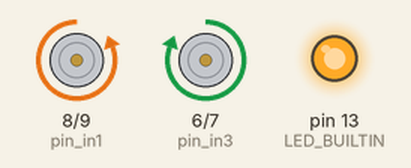
Simulated run of this sketch. Board: Arduino Uno, built with avr-gcc and run on an emulated ATmega328P. Shown: motor-driver pin pairs drawn as motors (green arrow = first pin HIGH = forward, orange = second pin HIGH = backward, longer = more drive, scaled by the enable pin), output pins drawn as LEDs (lit = HIGH).

Above: at 0.5 s.
At 1.7 s:
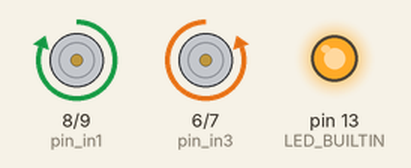
At 3.4 s:
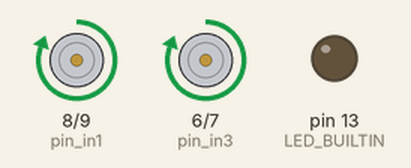
At 4.5 s:
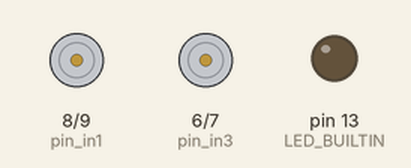
At 5.6 s:
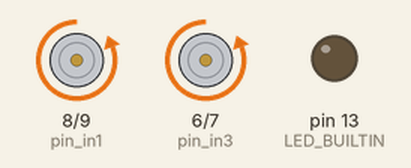
At 7.9 s:
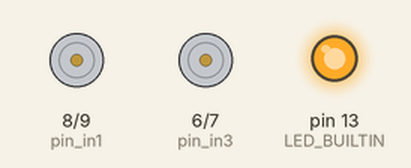
Timing chart, 0 to 8.8 s (numbered marks = the images above):
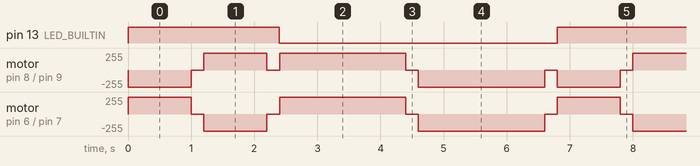

Measured:
- by itself, pin 13 (LED_BUILTIN): alternates HIGH for 2.4 s and LOW for 4.4 s
- by itself, motor on pin 8 (pin_in1) / pin 9 (pin_in2): repeats every 6.8 s: stopped 0.20 s, forward 255/255 1.0 s, stopped 0.20 s, forward 255/255 2.0 s, stopped 0.20 s, backward 255/255 2.0 s, stopped 0.20 s, backward 255/255 1.0 s
- by itself, motor on pin 6 (pin_in3) / pin 7 (pin_in4): repeats every 6.8 s: stopped 0.20 s, backward 255/255 1.0 s, stopped 0.20 s, forward 255/255 2.0 s, stopped 0.20 s, backward 255/255 2.0 s, stopped 0.20 s, forward 255/255 1.0 s

The sketch:

moter.ino
```cpp
int pin_in1 = 8;
int pin_in2 = 9;
int pin_ena = 11; // PWM speed control
int pin_in3 = 6;
int pin_in4 = 7;
int pin_enb = 10; // PWM speed control
int FULL = 255;

void setup() {
 pinMode(pin_in1, OUTPUT);
 pinMode(pin_in2, OUTPUT);
 pinMode(pin_ena, OUTPUT);
 pinMode(pin_in3, OUTPUT);
 pinMode(pin_in4, OUTPUT);
 pinMode(pin_enb, OUTPUT);
 pinMode(LED_BUILTIN, OUTPUT);
}

void brake() {
 digitalWrite(pin_in1, HIGH); // make left motor A brake
 digitalWrite(pin_in2, HIGH);
 digitalWrite(pin_in3, HIGH); // make right motor B brake
 digitalWrite(pin_in4, HIGH);
}

void setup_motors(int forward_a, int forward_b) {
 if (forward_a == 1) {
  digitalWrite(pin_in1, LOW);
  digitalWrite(pin_in2, HIGH);
 } else {
  digitalWrite(pin_in1, HIGH);
  digitalWrite(pin_in2, LOW);
 }
 if (forward_b == 1) {
  digitalWrite(pin_in3, HIGH);
  digitalWrite(pin_in4, LOW);
 } else {
  digitalWrite(pin_in3, LOW);
  digitalWrite(pin_in4, HIGH);
 }
}

void change_speed(int speed_a, int speed_b) {
 analogWrite(pin_ena, speed_a);
 analogWrite(pin_enb, speed_b);
}

void loop() {
 change_speed(FULL, FULL);
 digitalWrite(LED_BUILTIN, HIGH);
 // forwards
 setup_motors(1, 1);
 delay(1000);
 brake(); delay(200);
 // backwards
 setup_motors(0, 0);
 delay(1000);
 brake(); delay(200);
 digitalWrite(LED_BUILTIN, LOW);
 // turn left
 setup_motors(0, 1);
 delay(2000);
 brake(); delay(200);
 // turn right
 setup_motors(1, 0);
 delay(2000);
 brake(); delay(200);
}
```
